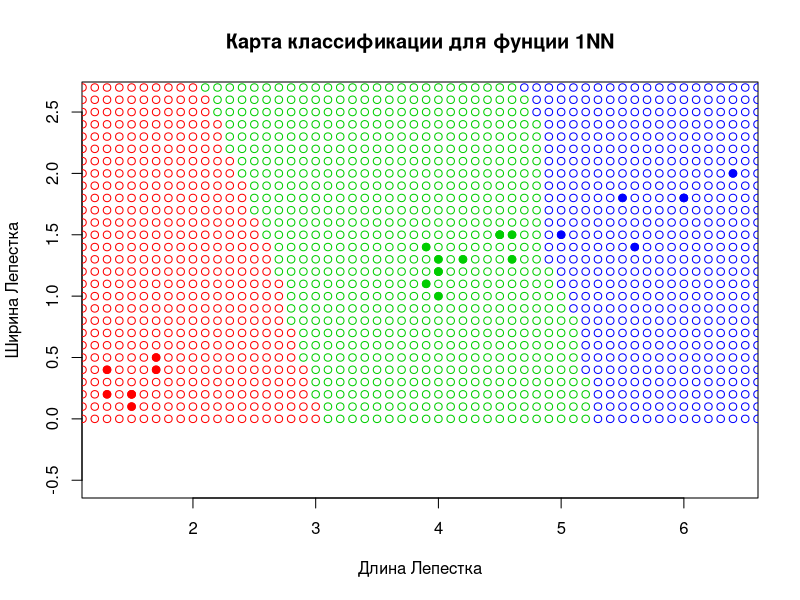

Write R code to recreate this figure.
euclideanDistance <- function(u, v) 
{ 
    sqrt(sum((u - v)^2)) 
} 
sortObjectByDist <- function(xl, z, metricFunction = euclideanDistance) 
{ 
    l <- dim(xl)[1] 
    n <- dim(xl)[2] - 1 
    distances <- matrix(NA, l, 2)
    for (i in 1:l) 
    { 
        distances[i] <- c(metricFunction(xl[i, 1:n], z)) 
    } 
    orderedXl <- xl[order(distances), ] 
    return (orderedXl) 
  } 

NN<-function(xl, z) 
{ 
  orderedXl<- sortObjectByDist(xl, z) 
  n<-dim(orderedXl)[2] 
  classes <- orderedXl[1, n] 
  return (classes) 
} 
colors <- c("setosa" = "red", "versicolor" = "green3", "virginica" = "blue") 
X<-sample(c(1:150), 25, replace=TRUE) 
xl <- iris[X, 3:5] 
plot(iris[X, 3:4], pch = 21, bg = colors[xl$Species], col = colors[xl$Species], asp = 1, 
     xlab = "Длина Лепестка", ylab = "Ширина Лепестка", main = "Карта классификации для фунции 1NN") 

x <- 0.6 
y <- 0 
while (x<7) 
{ 
  while (y<3) 
  { 
    z <- c(x, y) 
    class <- NN(xl, z ) 
    points(z[1], z[2], pch = 1, bg = colors[class], col=colors[class] ) 
    y <- y+0.1
  } 
  y <- 0 
  x <- x+0.1 
}
